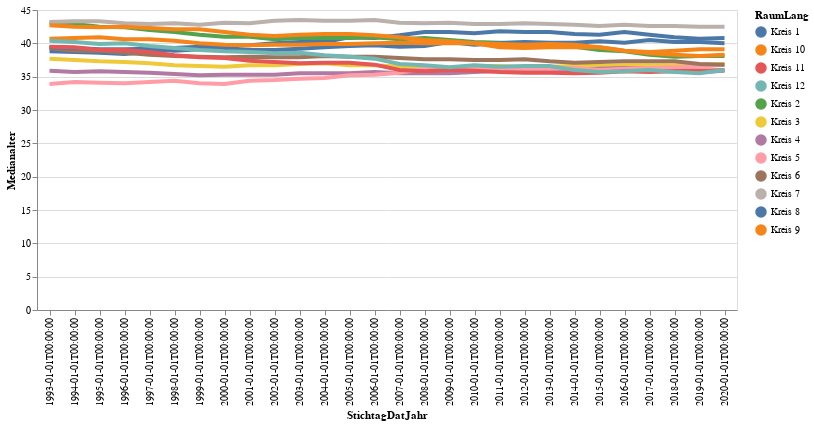

The code cell stored with this chart in its notebook:
### Code cell
# df_statzonen = df_statzonen[(df_statzonen.knr>0) & (df_statzonen.qname!="Hirslanden")]
#aktuellesJahr[[aktuellesJahr.KreisSort =7]])
highlight = alt.selection(type='single', on='mouseover',
                          fields=['RaumLang'], nearest=True)
#x='date:StichtagDatJahr',
base = alt.Chart(mySelection).encode(
    x='StichtagDatJahr:N',
    y='Medianalter',
    color='RaumLang'
)

points = base.mark_circle().encode(
    opacity=alt.value(0)
).add_selection(
    highlight
).properties(
    width=700 , height=300
)
lines = base.mark_line().encode(
    size=alt.condition(~highlight, alt.value(1.5), alt.value(4))
).interactive()

points + lines

### Figure 1 — Vega-Lite specification as saved in the notebook (floating-point values rounded to 4 significant figures; data arrays with more than 128 entries replaced by an {"elided": "..."} marker saying what was removed)
{"config": {"view": {"continuousWidth": 400, "continuousHeight": 300}}, "layer": [{"mark": "circle", "encoding": {"color": {"type": "nominal", "field": "RaumLang"}, "opacity": {"value": 0}, "x": {"type": "nominal", "field": "StichtagDatJahr"}, "y": {"type": "quantitative", "field": "Medianalter"}}, "height": 300, "selection": {"selector007": {"type": "single", "on": "mouseover", "fields": ["RaumLang"], "nearest": true}}, "width": 700}, {"mark": "line", "encoding": {"color": {"type": "nominal", "field": "RaumLang"}, "size": {"condition": {"value": 1.5, "selection": {"not": "selector007"}}, "value": 4}, "x": {"type": "nominal", "field": "StichtagDatJahr"}, "y": {"type": "quantitative", "field": "Medianalter"}}, "selection": {"selector008": {"type": "interval", "bind": "scales", "encodings": ["x", "y"]}}}], "data": {"name": "data-9640cad05433a07a8d1f2f79d1401087"}, "$schema": "https://vega.github.io/schema/vega-lite/v4.8.1.json", "datasets": {"data-9640cad05433a07a8d1f2f79d1401087": {"elided": "336 records"}}}
